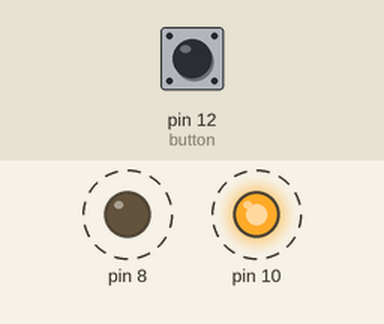
A sketch run on a simulated Arduino Uno, built with avr-gcc and run on an emulated ATmega328P. On the bench: output pins drawn as LEDs (lit = HIGH). Dashed ring = blinking. Inputs (shaded band) come from the test bench; at power-on: pin 12 (button) LOW.

Above: at 1.2 s.
1.3 s: pin 12 (button) pulled HIGH for 3.2 s
At 4.4 s:
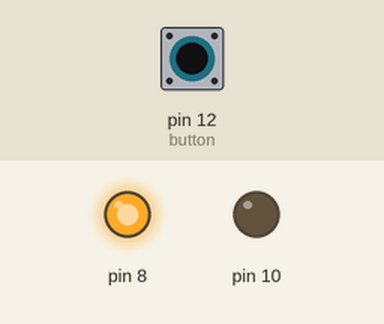
At 5.4 s:
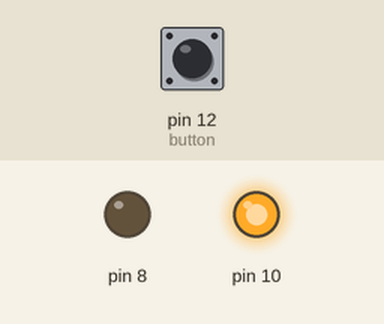
Timing chart, 0 to 12.0 s (numbered marks = the images above; inputs shaded):
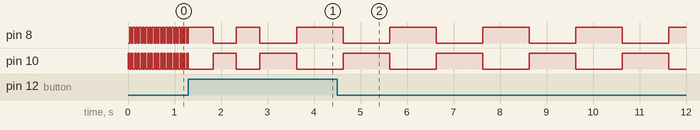

The sketch:

Switch_and_spinning_motorv5_4__functions_Snakes.ino
```cpp
int button = 12;
int p;
int a =0;
void setup() {
  // put your setup code here, to run once:
pinMode(button,INPUT);
pinMode(8,OUTPUT);
pinMode(10,OUTPUT);
}

void loop() {
 p = digitalRead(button);
 if(p==HIGH){
  delay(300);
  a = a+1;
  if(a==4)
  {
   a=0;
    }
  }
  if(a==0){
    digitalWrite(8,0);
    digitalWrite(10,1);
    delay(35);
    digitalWrite(8,1);
    digitalWrite(10,0);
    delay(35);
    }
    if(a==1){
    digitalWrite(8,1);
    digitalWrite(10,0);
    delay(200);
    digitalWrite(8,0);
    digitalWrite(10,1);
    delay(200);
    }
     if(a==2){
    digitalWrite(8,1);
    digitalWrite(10,0);
    delay(500);
    digitalWrite(8,0);
    digitalWrite(10,1);
    delay(500);
    }
if(a==3){
    digitalWrite(8,1);
    digitalWrite(10,0);
    delay(1000);
    digitalWrite(8,0);
    digitalWrite(10,1);
    delay(1000);
    }

}
```
